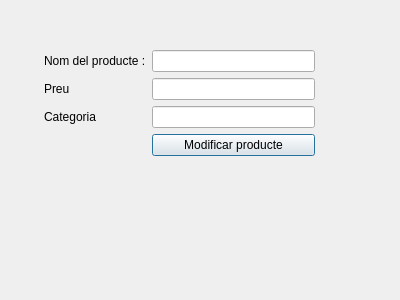
<?xml version="1.0" encoding="UTF-8"?>
<ui version="4.0">
 <class>Dialog</class>
 <widget class="QDialog" name="Dialog">
  <property name="geometry">
   <rect>
    <x>0</x>
    <y>0</y>
    <width>400</width>
    <height>300</height>
   </rect>
  </property>
  <property name="windowTitle">
   <string>Dialog</string>
  </property>
  <widget class="QWidget" name="">
   <property name="geometry">
    <rect>
     <x>44</x>
     <y>50</y>
     <width>271</width>
     <height>221</height>
    </rect>
   </property>
   <layout class="QFormLayout" name="formLayout">
    <item row="0" column="0">
     <widget class="QLabel" name="label">
      <property name="text">
       <string>Nom del producte :</string>
      </property>
     </widget>
    </item>
    <item row="0" column="1">
     <widget class="QLineEdit" name="lineEdit"/>
    </item>
    <item row="1" column="0">
     <widget class="QLabel" name="label_2">
      <property name="text">
       <string>Preu</string>
      </property>
     </widget>
    </item>
    <item row="1" column="1">
     <widget class="QLineEdit" name="lineEdit_2"/>
    </item>
    <item row="2" column="0">
     <widget class="QLabel" name="label_3">
      <property name="text">
       <string>Categoria</string>
      </property>
     </widget>
    </item>
    <item row="2" column="1">
     <widget class="QLineEdit" name="lineEdit_3"/>
    </item>
    <item row="3" column="1">
     <widget class="QPushButton" name="pushButton">
      <property name="text">
       <string>Modificar producte</string>
      </property>
     </widget>
    </item>
   </layout>
  </widget>
 </widget>
 <resources/>
 <connections/>
</ui>
